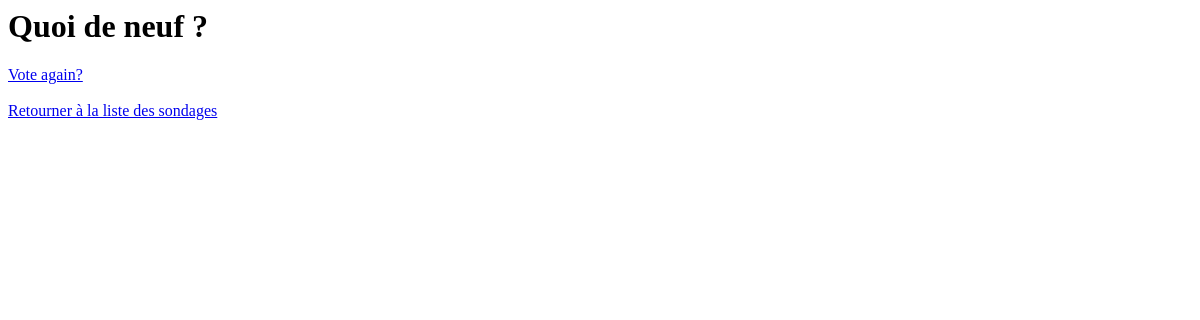
/polls/1/results/, run on an earlier commit of the app's database.
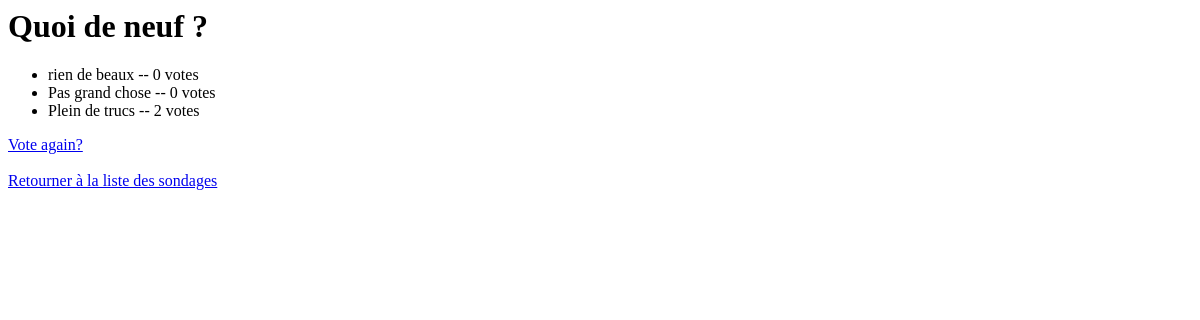
And on a later commit of the database.
### polls/models.py (models this page shows, shortened)
class Question(models.Model):
    question_text = models.CharField(max_length=200)
    pub_date = models.DateTimeField('date published')

class Choice(models.Model):
    question = models.ForeignKey(Question, on_delete=models.CASCADE)
    choice_text = models.CharField(max_length=200)
    votes = models.IntegerField(default=0)

### polls/views.py (the view)
# urls.py: path('<int:pk>/results/', views.ResultsView.as_view(), name='result'),
class ResultsView(generic.DetailView):
    model = Question
    template_name = 'polls/results.html'

### polls/templates/polls/results.html (shortened to what this page needs)
<h1>{{ question.question_text }}</h1>
<ul>
{% for choice in question.choice_set.all %}
    <li>{{ choice.choice_text }} -- {{ choice.votes }} vote{{ choice.votes|pluralize }}</li>
{% endfor %}
</ul>
<a href="{% url 'polls:detail' question.id %}">Vote again?</a>
<a href="{% url 'polls:index' %}">Retourner à la liste des sondages</a>

What changed in the data, as far as the page shows it:
added Choice: choice_text "rien de beaux", votes "0"
added Choice: choice_text "Pas grand chose", votes "0"
added Choice: choice_text "Plein de trucs", votes "2"
